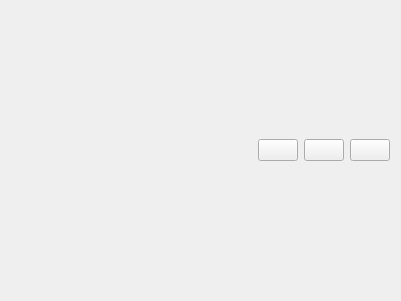
<?xml version="1.0" encoding="UTF-8"?>
<ui version="4.0">
 <class>QTPanelWidget</class>
 <widget class="QWidget" name="QTPanelWidget">
  <property name="geometry">
   <rect>
    <x>0</x>
    <y>0</y>
    <width>401</width>
    <height>301</height>
   </rect>
  </property>
  <property name="maximumSize">
   <size>
    <width>16777215</width>
    <height>720</height>
   </size>
  </property>
  <property name="windowTitle">
   <string>QTPanelWidget</string>
  </property>
  <layout class="QGridLayout" name="gridLayout">
   <item row="0" column="0">
    <widget class="QLabel" name="label">
     <property name="text">
      <string/>
     </property>
    </widget>
   </item>
   <item row="0" column="1">
    <widget class="QPushButton" name="add_panel">
     <property name="sizePolicy">
      <sizepolicy hsizetype="Fixed" vsizetype="Fixed">
       <horstretch>0</horstretch>
       <verstretch>0</verstretch>
      </sizepolicy>
     </property>
     <property name="text">
      <string/>
     </property>
     <property name="icon">
      <iconset resource="TaskManagerEditor.qrc">
       <normaloff>:/TaskManagerEditor/Add.png</normaloff>:/TaskManagerEditor/Add.png</iconset>
     </property>
    </widget>
   </item>
   <item row="0" column="2">
    <widget class="QPushButton" name="previous_Panel">
     <property name="sizePolicy">
      <sizepolicy hsizetype="Fixed" vsizetype="Fixed">
       <horstretch>0</horstretch>
       <verstretch>0</verstretch>
      </sizepolicy>
     </property>
     <property name="text">
      <string/>
     </property>
     <property name="icon">
      <iconset resource="TaskManagerEditor.qrc">
       <normaloff>:/TaskManagerEditor/Playback.png</normaloff>:/TaskManagerEditor/Playback.png</iconset>
     </property>
    </widget>
   </item>
   <item row="0" column="3">
    <widget class="QPushButton" name="next_panel">
     <property name="sizePolicy">
      <sizepolicy hsizetype="Fixed" vsizetype="Fixed">
       <horstretch>0</horstretch>
       <verstretch>0</verstretch>
      </sizepolicy>
     </property>
     <property name="text">
      <string/>
     </property>
     <property name="icon">
      <iconset resource="TaskManagerEditor.qrc">
       <normaloff>:/TaskManagerEditor/Play.png</normaloff>:/TaskManagerEditor/Play.png</iconset>
     </property>
    </widget>
   </item>
   <item row="1" column="0" colspan="4">
    <layout class="QHBoxLayout" name="horizontalLayout"/>
   </item>
  </layout>
 </widget>
 <layoutdefault spacing="6" margin="11"/>
 <resources>
  <include location="TaskManagerEditor.qrc"/>
 </resources>
 <connections/>
</ui>
